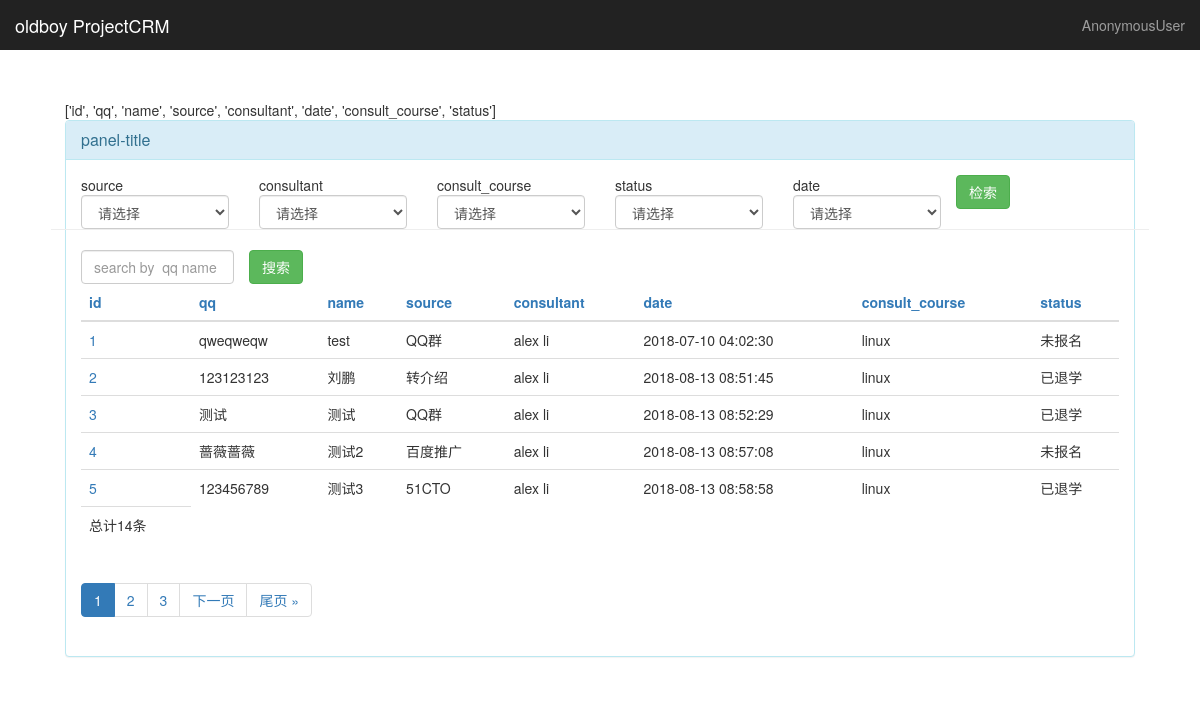
The page /king_admin/CRM/customer/ on the database as committed earlier.
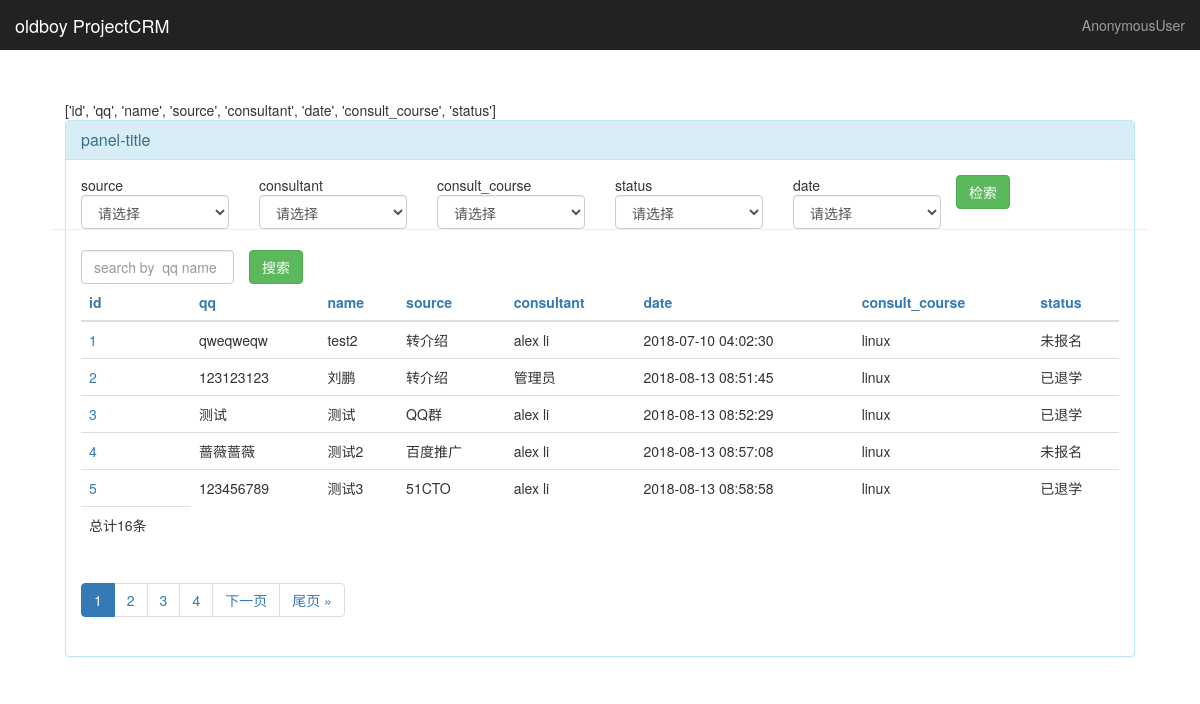
The same page on the database as committed later.
### CRM/models.py (models this page shows, shortened)
class Customer(models.Model):
    name = models.CharField(max_length=32,blank=True,null=True)   #可以存取32个字节
    qq = models.CharField(max_length=64,unique=True)
    qq_name = models.CharField(max_length=64,blank=True,null=True)
    phone = models.CharField(max_length=64,blank=True,null=True)
    source_choices = ((0,'转介绍'),
                      (1, 'QQ群'),
                      (2, '官网'),
                      (3, '百度推广'),
                      (4, '51CTO'),
                      (5, '知乎'),
                      (6, '市场推广'),
                    )
    source = models.SmallIntegerField(choices=source_choices)
    referral_from = models.CharField(verbose_name='转介绍人qq',max_length=64,blank=True,null=True)
    consult_course = models.ForeignKey("Course",verbose_name='咨询课程',on_delete=models.CASCADE)
    content = models.TextField(verbose_name='咨询详情')
    tags = models.ManyToManyField('Tag')
    consultant = models.ForeignKey('UserProfile',on_delete=models.CASCADE)
    status_choices = ((0, '已报名'), (1, '未报名'), (2, '已退学'))
    status = models.SmallIntegerField(choices=status_choices,default=0)
    date = models.DateTimeField(auto_now_add=True)
    memo = models.TextField(blank=True,null=True)
    class Meta:
        verbose_name = "客户"
        verbose_name_plural = "客户"

class UserProfile(models.Model):
    user = models.OneToOneField(User,on_delete=models.CASCADE)
    name = models.CharField(max_length=32)
    roles = models.ManyToManyField("Role")
    def __str__(self):
        return self.name
    class Meta:
        verbose_name_plural = "账号"

class Course(models.Model):
    name = models.CharField(max_length=64,unique=True)
    price = models.PositiveSmallIntegerField()
    period = models.PositiveSmallIntegerField(verbose_name='周期(月)')
    outline = models.TextField()
    class Meta:
        verbose_name = "课程"
        verbose_name_plural = "课程"
    def __str__(self):
        return self.name

### king_admin/views.py (the view)
# urls.py: url(r'^(\w+)/(\w+)/$', views.display_table_objs,name='table_objs'),
def display_table_objs(request,app_name,table_name):
    admin_class = king_admin.enabled_admins[app_name][table_name]
    object_list,filter_conditions = table_filter(request,admin_class) #过滤都得结果
    object_list = table_seach(request,admin_class,object_list)
    object_list,orderby_key = table_sort(request,admin_class,object_list) #排序后的结果
    paginator = Paginator(object_list, admin_class.list_per_page) # Show 25 contacts per pag
    page = request.GET.get('page')
    query_sets = paginator.get_page(page)
    admin_class = king_admin.enabled_admins[app_name][table_name]
    return render(request,'king_admin/table_objs.html',{"admin_class":admin_class,
                                                        "query_sets":query_sets,
                                                        'filter_conditions':filter_conditions,
                                                        'orderby_key':orderby_key,
                                                        'previous_orderby':request.GET.get('o') or '',
                                                        "search_text":request.GET.get('_q','')
                                                        })

### king_admin/utils.py (called while the page is built)
def table_filter(request,admin_class):
    filter_conditions = {}
    keywords = ['page','o','_q']
    for k,v in request.GET.items():
        if k in keywords:#保留的分页和排序关键字
            continue
        if v:
            filter_conditions[k] = v
    return admin_class.model.objects.filter(**filter_conditions),filter_conditions

def table_sort(request,admin_class,objs):
    orderby_key = request.GET.get('o')
    print(orderby_key)
    if orderby_key:
        res = objs.order_by(orderby_key)
        if orderby_key.startswith('-'):
            orderby_key = orderby_key.strip('-')
        else:
            orderby_key = '-%s' % orderby_key
    else:
        res = objs
    return res,orderby_key

def table_seach(request,admin_class,object_list):
    search_key = request.GET.get('_q','')
    q_obj = Q()
    q_obj.connector = 'OR'
    for column in admin_class.search_fields:
        q_obj.children.append(("%s__contains" % column,search_key))
    res = object_list.filter(q_obj)
    return res

### templates/king_admin/table_objs.html (shortened to what this page needs)
{% extends 'king_admin/table_index.html' %}
{% load tags %}
{% block container %}
    {{ admin_class.list_display }}
    <div class="panel panel-info">
        <div class="panel-heading">
            <h3 class="panel-title">panel-title</h3>
        </div>
        <div class="panel-body">
        <div class="row">
            <form class="" method='get'>
                {% for filter_filed in admin_class.list_filters %}
                    <div class="col-lg-2">
                        <span>{{ filter_filed }}</span>
                        {% render_filter_ele filter_filed admin_class filter_conditions %}
                    </div>
                {% endfor %}
                <button type="submit" class="btn btn-success">检索</button>
                <div class="row"><hr>
                    <div class="col-lg-2">
                        <input type="search" name='_q' value="{{ search_text }}" class="form-control" style="margin-left: 15px" placeholder="search by {% for search_filed in admin_class.search_fields %} {{ search_filed }}{% endfor %}">
                    </div>
                    <div class="col-lg-2">
                    <button type="submit" class="btn btn-success">搜索</button>
                    </div>
                </div>
            </form>
        </div>
            <table class="table table-hover">
                <thead>
                <tr>
                    {% for column in admin_class.list_display %}
                        {% build_table_header_column column orderby_key filter_conditions%}
                    {% endfor %}
                </tr>
                </thead>
                <tfoot>
                <tr>
                    <td>
                        总计{{ query_sets.paginator.count }}条
                    </td>
                </tr>
                </tfoot>
            <tbody>
                {% for obj in query_sets %}
                    <tr>
                        {% build_table_row request obj admin_class %}
                    </tr>
                {% endfor %}
            </tbody>
            </table>
        <nav>
            <ul class="pagination">
                    {% build_paginators  query_sets filter_conditions previous_orderby search_text%}
                {% if query_sets.has_next %}
                    <li class=""><a href="?page={{ query_sets.next_page_number }}">下一页</a></li>
                    <li class=""><a href="?page={{ query_sets.paginator.num_pages }}">尾页 &raquo;</a></li>
                {% endif %}
            </ul>
        </nav>
        </div>
    </div>
{% endblock %}

### templates/king_admin/table_index.html (shortened to what this page needs)
{% extends 'base.html' %}
{% load tags %}
{% block body %}
<body>
    <nav class="navbar navbar-inverse navbar-fixed-top">
      <div class="container-fluid">
        <div class="navbar-header">
          <a class="navbar-brand" href="#">oldboy ProjectCRM</a>
        </div>
        <div id="navbar" class="navbar-collapse collapse">
          <ul class="nav navbar-nav navbar-right">
            <li><a href="#">{{ request.user }}</a></li>
          </ul>
        </div>
      </div>
    </nav>
    <div class="container" style="margin:50px;width: auto">
        {% block container %}{% endblock %}
    </div>
</body>
{% endblock %}

### templates/base.html (shortened to what this page needs)
<!DOCTYPE html>
<html lang="zh-CN"><head>
    <link href="/static/css/bootstrap.css" rel="stylesheet">
    <link href="/static/css/ie10-viewport-bug-workaround.css" rel="stylesheet">
    <link href="/static/css/dashboard.css" rel="stylesheet">
  </head>
{% block body %}
{% endblock %}
</html>

### statics/css/dashboard.css (style rules this page uses)
body { padding-top: 50px; }
.navbar-fixed-top { border: 0; }

Rows that differ between the two databases and show on the page:
changed Customer: id+qq+name "1 qweqweqw test QQ群 alex li 2018-07-10 04:02:30 linux 未报名" → "1 qweqweqw test2 转介绍 alex li 2018-07-10 04:02:30 linux 未报名"
changed Customer: id+qq+name "2 123123123 刘鹏 转介绍 alex li 2018-08-13 08:51:45 linux 已退学" → "2 123123123 刘鹏 转介绍 管理员 2018-08-13 08:51:45 linux 已退学"
Other text that changed with them:
{{ query_sets.paginator.count }}: "14" → "16"
text now shown: "4"
